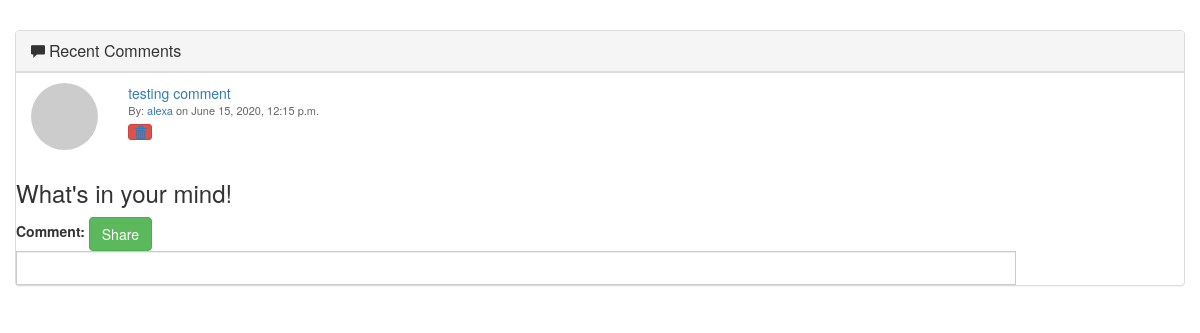
/PyTraker/comments/ (signed in), run on an earlier commit of the app's database.
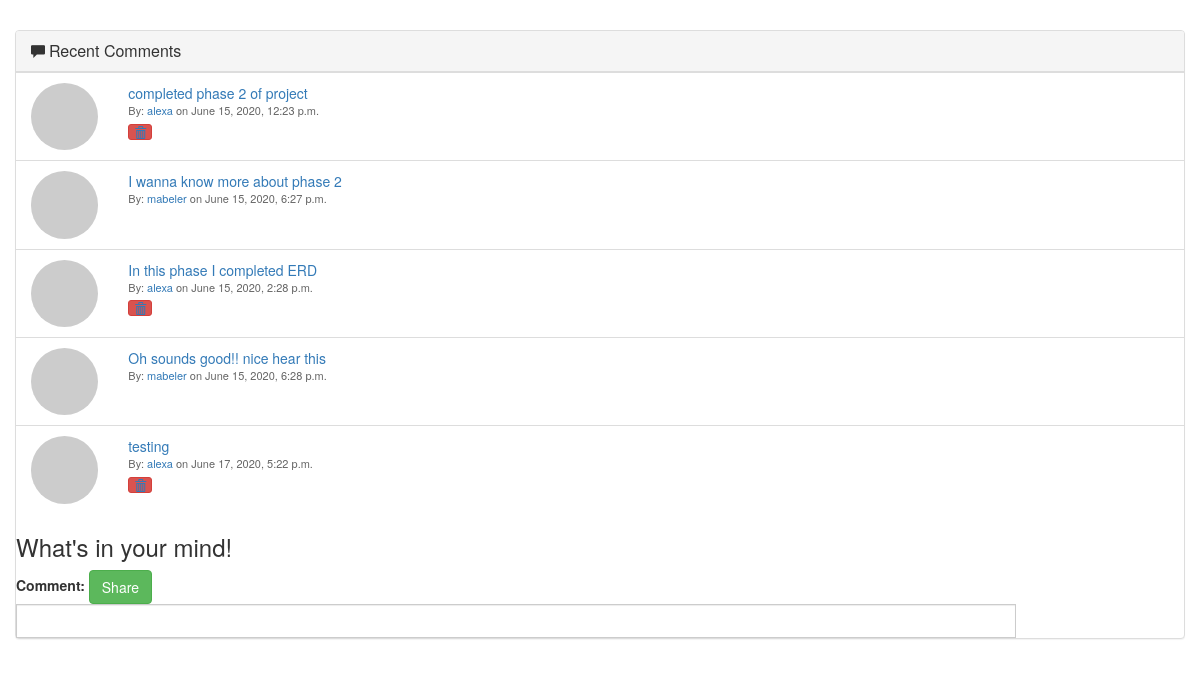
And on a later commit of the database.
### PyTraker/models.py (models this page shows)
class Comments(models.Model):
    user = models.ForeignKey(User, on_delete=models.CASCADE)
    comment = models.CharField(max_length=2000)
    comment_date = models.DateTimeField()
    workdiary = models.ForeignKey(WorkDiary, on_delete=models.CASCADE, default='1')

### PyTraker/views.py (the view, shortened to what this page needs)
# urls.py: path("PyTraker/comments/", views.comment_create_view, name="comment-add"),
@login_required
def comment_create_view(request):
    comments = Comments.objects.all()
    date = datetime.now()
    context = {
        'object': comments,
        'time': defaultfilters.date(date, "Y-m-d h:i A")
    }
    return render(request, "PyTraker/comment_form.html", context)

### PyTraker/templates/PyTraker/comment_form.html (shortened to what this page needs)
<link href="//netdna.bootstrapcdn.com/bootstrap/3.0.0/css/bootstrap.min.css" rel="stylesheet" id="bootstrap-css">
<div class="container">
    <div class="row">
        <div class="panel panel-default widget">
            <div class="panel-heading">
                <span class="glyphicon glyphicon-comment"></span>
                <h3 class="panel-title">
                    Recent Comments</h3>
            </div>
            {% if object %}
                {% for comment in object %}
            <div class="panel-body">
                <ul class="list-group">
                    <li class="list-group-item">
                        <div class="row">
                            <div class="col-xs-2 col-md-1">
                                <img src="http://placehold.it/80" class="img-circle img-responsive" alt="" /></div>
                            <div class="col-xs-10 col-md-11">
                                <div>
                                    <a href="/PyTraker/comments/{{ comment.id }}">
                                        {{ comment.comment }}</a>
                                    <div class="mic-info">
                                        By: <a href="#">{{ comment.user }}</a> on {{ comment.comment_date }}
                                    </div>
                                </div>
                                <div class="action">
                                    {% if comment.user == user %}
                                    <button type="button" class="btn btn-danger btn-xs" title="Delete">
                                        <a href="{{ comment.id }}/delete/"><span class="glyphicon glyphicon-trash"></span></a>
                                    </button>
                                    {% endif %}
                                </div>
                            </div>
                        </div>
                    </li>
                </ul>
            </div>
            {% endfor %}
{% else %}
<h2>You don't have any comment for display </h2>
{% endif %}
  <div class="input-group input-group-lg" style="width:1000px">
  <div class="input-group-prepend">
      <h3><span class="input-group-text" id="inputGroup-sizing-lg">What's in your mind!</span></h3>
  </div>
      <form method="POST" action="">
    <label>Comment:</label>
          <input type="text" class="form-control" name="comment" id="id_comment">
    <input class="btn btn-success" type="submit" value="Share" />
</form>
</div>
        </div>
    </div>
</div>

### PyTraker/templates/PyTraker/comment_form.html (style rules this page uses)
.widget .panel-body { padding:0px; }
.widget .list-group { margin-bottom: 0; }
.widget .panel-title { display:inline }
.widget li.list-group-item { border-radius: 0;border: 0;border-top: 1px solid #ddd; }
.widget .mic-info { color: #666666;font-size: 11px; }
.widget .action { margin-top:5px; }

What changed in the data, as far as the page shows it:
removed Comments: comment "testing comment", user "alexa", comment_date "June 15, 2020, 12:15 p.m."
added Comments: comment "completed phase 2 of project", user "alexa", comment_date "June 15, 2020, 12:23 p.m."
added Comments: comment "I wanna know more about phase 2", user "mabeler", comment_date "June 15, 2020, 6:27 p.m."
added Comments: comment "In this phase I completed ERD", user "alexa", comment_date "June 15, 2020, 2:28 p.m."
added Comments: comment "Oh sounds good!! nice hear this", user "mabeler", comment_date "June 15, 2020, 6:28 p.m."
added Comments: comment "testing", user "alexa", comment_date "June 17, 2020, 5:22 p.m."
